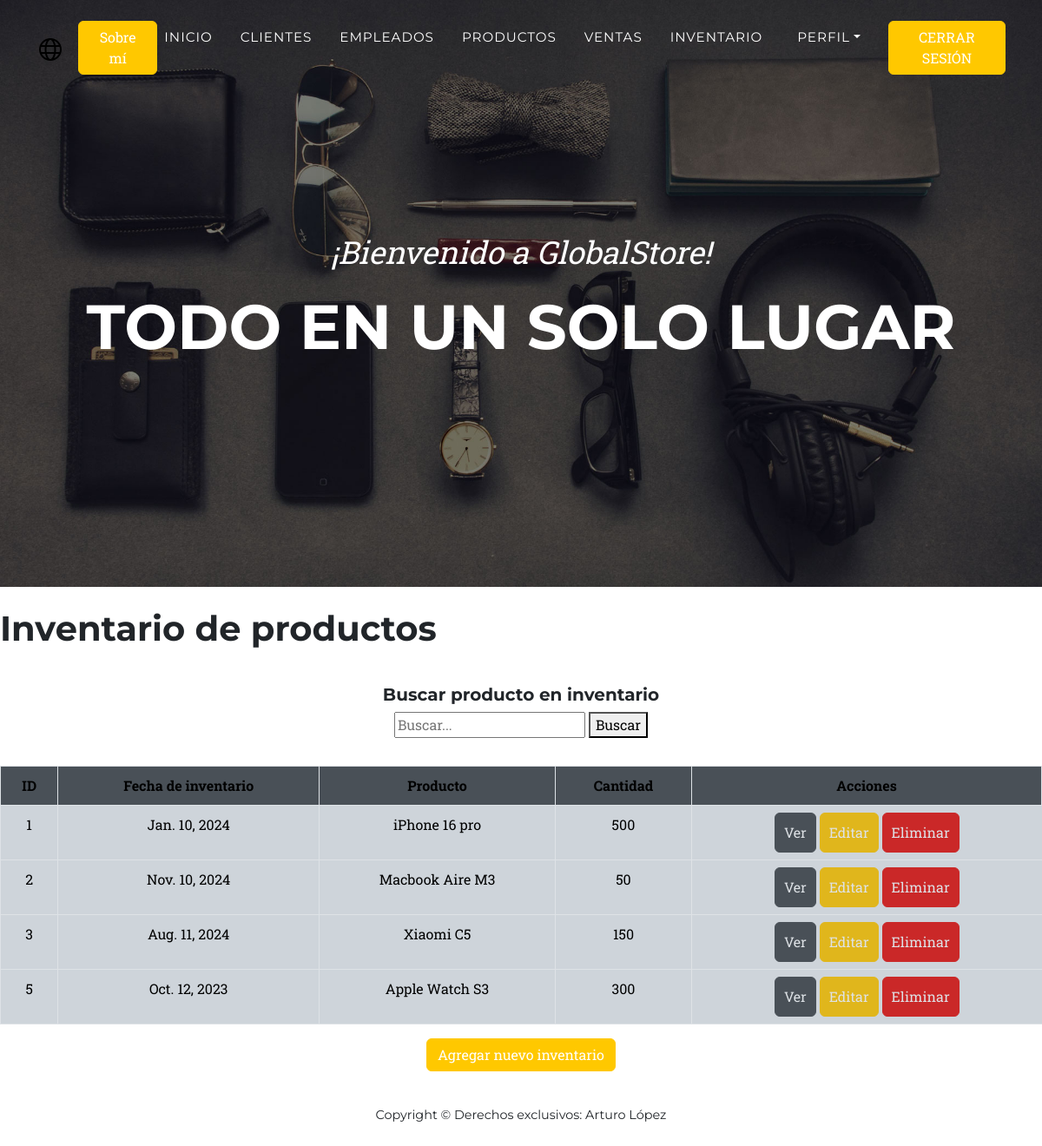
The app's page /info_app/inventario/ (signed in), older data.
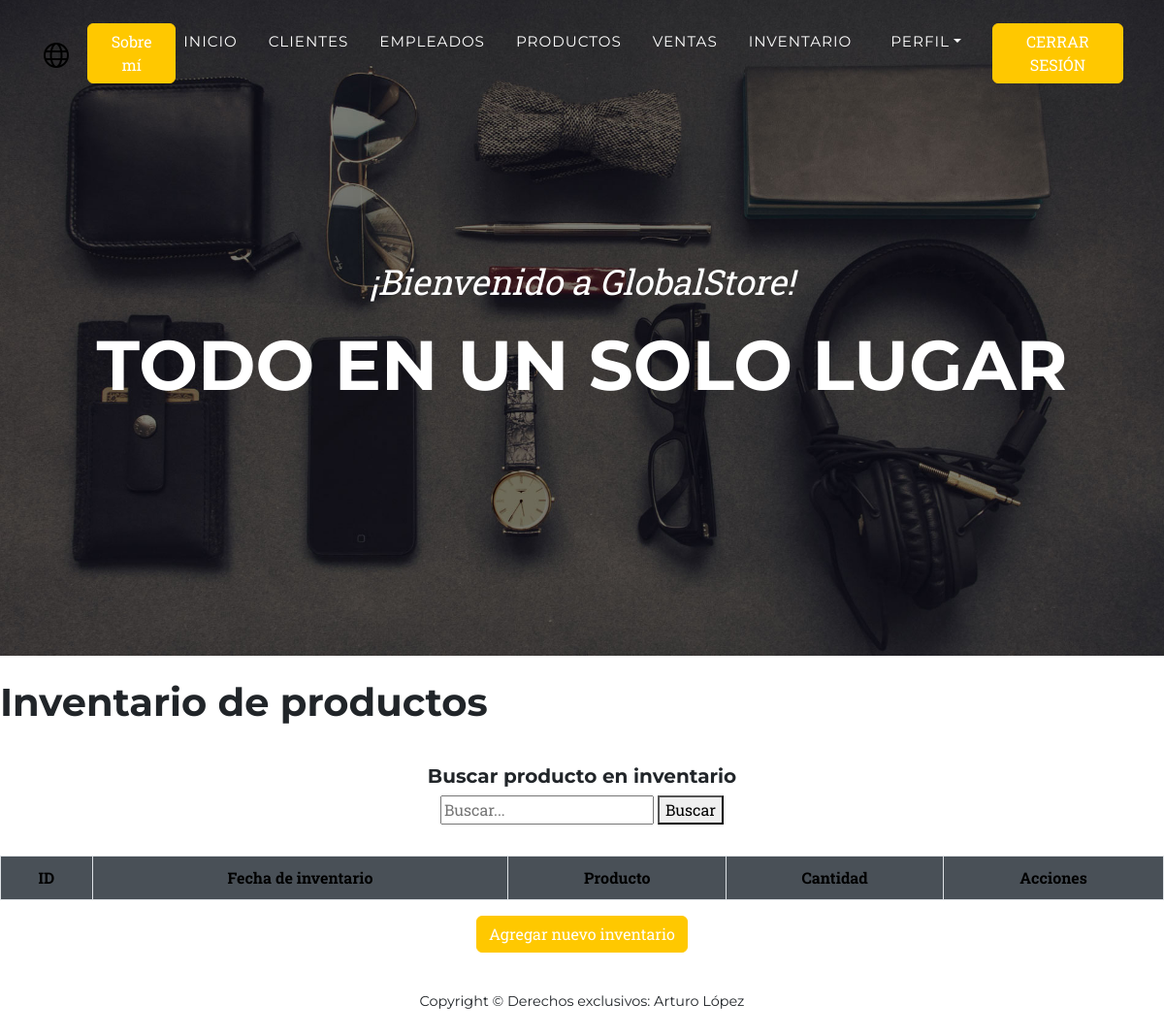
The same page, newer data.
### info_app/models.py (models this page shows)
class Inventario(models.Model):
    fecha_inventario=models.DateField()
    producto=models.CharField(max_length=100)
    cantidad=models.IntegerField()

### info_app/views.py (the view)
# urls.py: path('inventario/',inventario,name="inventario"),
@login_required(login_url='login')
def inventario(request):
    query=request.GET.get("q")
    if query:
        inventario=Inventario.objects.filter(Q(id__icontains=query) |
                                            Q(producto__icontains=query))
    else:
        inventario=Inventario.objects.all()
    contexto={"inventario":inventario}
    return render(request,"info_app/inventario.html",contexto)

### info_app/templates/info_app/inventario.html (shortened to what this page needs)
{% extends 'info_app/base.html' %}
{% load static %}
{% block content %}
<br>
<h1>Inventario de productos</h1>
<br>
<h5 class="text-center mt-2">Buscar producto en inventario</h5>
<div class="d-flex flex-column align-items-center mb-2">
<form action="" method="GET">
<input type="text" name="q" placeholder="Buscar..." required>
<button type="submit">Buscar</button>
</form>
<br>
    <table class="text-center mt-2 table" style="width: 100%; border-collapse: collapse;">
        <thead>
            <tr style="background-color: #495057; color: #000f; text-align: center;">
                <th scope="col" style="padding: 10px; border: 1px solid #dee2e6;">ID</th>
                <th scope="col" style="padding: 10px; border: 1px solid #dee2e6;">Fecha de inventario</th>
                <th scope="col" style="padding: 10px; border: 1px solid #dee2e6;">Producto</th>
                <th scope="col" style="padding: 10px; border: 1px solid #dee2e6;">Cantidad</th>
                <th scope="col" style="padding: 10px; border: 1px solid #dee2e6;">Acciones</th>
            </tr>
        </thead>
        <tbody>
            {% for i in inventario %}
            <tr style="background-color: #ced4da; color: #000; text-align: center;">
                <td style="padding: 10px; border: 1px solid #dee2e6;">{{ i.id }}</td>
                <td style="padding: 10px; border: 1px solid #dee2e6;">{{ i.fecha_inventario}}</td>
                <td style="padding: 10px; border: 1px solid #dee2e6;">{{ i.producto }}</td>
                <td style="padding: 10px; border: 1px solid #dee2e6;">{{ i.cantidad }}</td>
                <td>
                    {% if user.is_superuser %}
                        <a style="background-color:#495057;color: #dee2e6; padding: 10px; border: 1px solid #495057;" class="btn" href="{% url 'ver_inventario' i.id %}">Ver </a>
                        <a style="background-color:#e0b61c;color: #dee2e6; padding: 10px; border: 1px solid #e0b61c;" class="btn" href="{% url 'editar_inventario' i.id %}">Editar </a>
                        <a style="background-color:#ca2828;color: #dee2e6; padding: 10px; border: 1px solid #ca2828;" class="btn" href="{% url 'eliminar_inventario' i.id %}">Eliminar </a>
                    {% else %}
                        <a style="background-color:#495057;color: #dee2e6; padding: 10px; border: 1px solid #495057;" class="btn" href="{% url 'ver_inventario' i.id %}">Ver </a>
                    {% endif %}
                </td>
            </tr>
            {% endfor %}
        </tbody>
    </table>
    {% if user.is_staff %}
    <a class="btn btn-primary" href="{% url 'formulario_inventario' %}">Agregar nuevo inventario</a>
    {% endif %}
</div>
{% endblock content %}

Row changes from the older to the newer data that the page shows:
removed Inventario: id "1", fecha_inventario "Jan. 10, 2024", producto "iPhone 16 pro", cantidad "500"
removed Inventario: id "2", fecha_inventario "Nov. 10, 2024", producto "Macbook Aire M3", cantidad "50"
removed Inventario: id "3", fecha_inventario "Aug. 11, 2024", producto "Xiaomi C5", cantidad "150"
removed Inventario: id "5", fecha_inventario "Oct. 12, 2023", producto "Apple Watch S3", cantidad "300"
